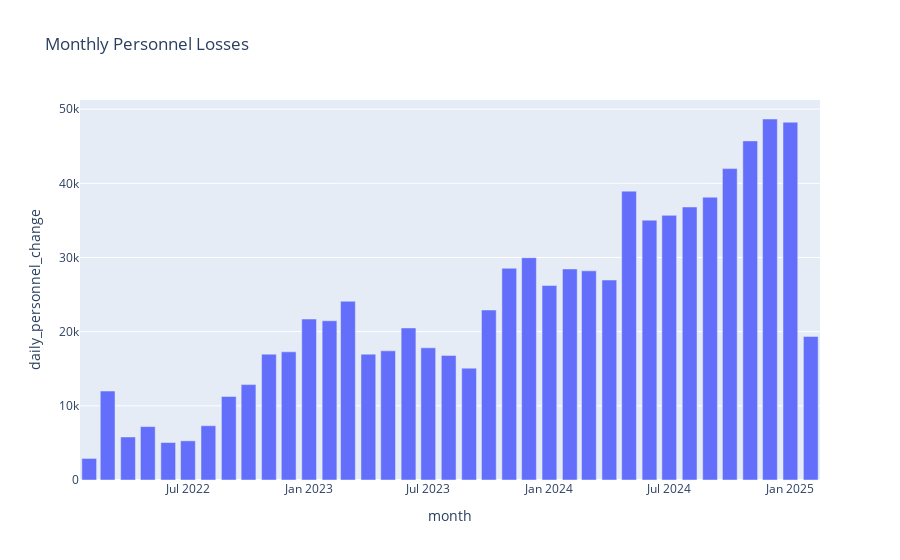

Notebook source saved alongside this figure:
### Markdown cell above
## (4.3) Group Data by Month (Summing Daily Personnel Changes)

### Code cell
import plotly.express as px

# Ensure the 'date' column is in datetime format
personnel_data['date'] = pd.to_datetime(personnel_data['date'])

# Group the data by month and sum the daily personnel changes
personnel_data['month'] = personnel_data['date'].dt.to_period('M')
monthly_personnel_losses = personnel_data.groupby('month')['daily_personnel_change'].sum().reset_index()

# Convert 'month' to string to avoid JSON serialization error
monthly_personnel_losses['month'] = monthly_personnel_losses['month'].astype(str)

# Create the bar chart
fig_monthly_losses = px.bar(monthly_personnel_losses, x='month', y='daily_personnel_change', title='Monthly Personnel Losses')
fig_monthly_losses.show()

### Figure 1 — Plotly figure (JSON) as saved in the notebook; plotly's stock layout.template omitted (floating-point values rounded to 4 significant figures)
{"data": [{"hovertemplate": "month=%{x}<br>daily_personnel_change=%{y}<extra></extra>", "legendgroup": "", "marker": {"color": "#636efa", "pattern": {"shape": ""}}, "name": "", "orientation": "v", "showlegend": false, "textposition": "auto", "type": "bar", "x": ["2022-02", "2022-03", "2022-04", "2022-05", "2022-06", "2022-07", "2022-08", "2022-09", "2022-10", "2022-11", "2022-12", "2023-01", "2023-02", "2023-03", "2023-04", "2023-05", "2023-06", "2023-07", "2023-08", "2023-09", "2023-10", "2023-11", "2023-12", "2024-01", "2024-02", "2024-03", "2024-04", "2024-05", "2024-06", "2024-07", "2024-08", "2024-09", "2024-10", "2024-11", "2024-12", "2025-01", "2025-02"], "xaxis": "x", "y": [2910, 11990, 5800, 7200, 5050, 5280, 7320, 11260, 12860, 16970, 17280, 21700, 21470, 24100, 16970, 17410, 20500, 17820, 16800, 15080, 22920, 28550, 29970, 26220, 28450, 28200, 26960, 38940, 35030, 35680, 36810, 38130, 41980, 45720, 48670, 48240, 19350], "yaxis": "y"}], "layout": {"barmode": "relative", "legend": {"tracegroupgap": 0}, "title": {"text": "Monthly Personnel Losses"}, "xaxis": {"anchor": "y", "domain": [0, 1], "title": {"text": "month"}}, "yaxis": {"anchor": "x", "domain": [0, 1], "title": {"text": "daily_personnel_change"}}}}
